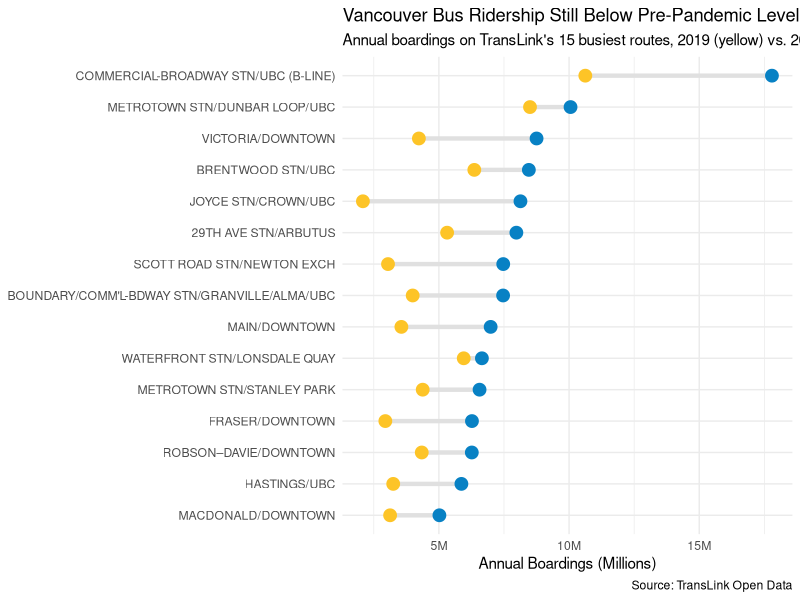

Here is the R script that generated this plot:
# Dumbbell Plot
# Show one dot for 2019 ridership and one dot for 2024 ridership, connected by a line, for the Top 15 busiest bus routes.

# Imports
library(ggplot2)
library(tidyverse)
library(scales)

ridership <- read_csv("data/TransLink_Bus_Line_With_Connections.csv") |>
  filter(TSPR_Year %in% c(2019, 2024)) |>
  select(Line, Line_Name, TSPR_Year, Annual_Boardings) |>
  group_by(Line, TSPR_Year) |>
  summarise(
    Annual_Boardings = sum(Annual_Boardings),
    .groups = "drop"
  ) |>
  pivot_wider(
    names_from = TSPR_Year,
    values_from = Annual_Boardings,
    names_prefix = "y"
  ) |>
  drop_na(y2019, y2024) |>
  slice_max(y2019, n = 15) |>
  left_join(
    read_csv("data/TransLink_Bus_Line_With_Connections.csv") |>
      filter(TSPR_Year == 2019) |>
      distinct(Line, Line_Name),
    by = "Line"
  )


ggplot(ridership, aes(y = fct_reorder(Line_Name, y2019))) +

  geom_segment(aes(x = y2019, xend = y2024, yend = Line_Name), 
               color = "#e0e0e0", size = 1.5) +

  geom_point(aes(x = y2019), color = "#0881c4", size = 4) +

  geom_point(aes(x = y2024), color = "#fdc427", size = 4) +

  scale_x_continuous(labels = label_number(suffix = "M", scale = 1e-6)) +
  
  theme_minimal() +
  
  labs(
    title = "Vancouver Bus Ridership Still Below Pre-Pandemic Levels",
    subtitle = "Annual boardings on TransLink's 15 busiest routes, 2019 (yellow) vs. 2024 (blue)",
    caption = "Source: TransLink Open Data",
    x = "Annual Boardings (Millions)",
    y = NULL
  )
